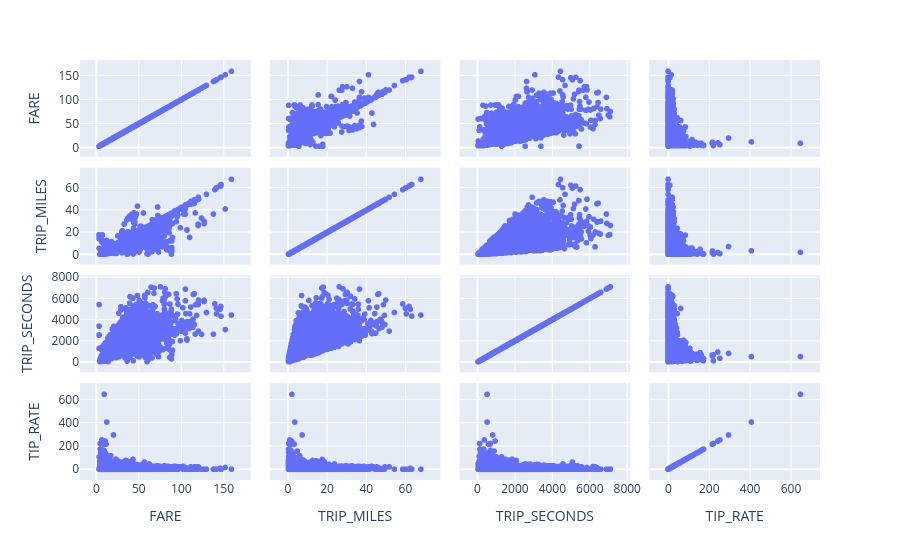

Notebook code for this chart:
### Code cell
px.scatter_matrix(training_df, dimensions = ["FARE","TRIP_MILES","TRIP_SECONDS","TIP_RATE"])

### Figure 1 — Plotly figure (JSON) as saved in the notebook; plotly's stock layout.template omitted (floating-point values rounded to 4 significant figures; data arrays with more than 128 entries replaced by an {"elided": "..."} marker saying what was removed)
{"data": [{"dimensions": [{"axis": {"matches": true}, "label": "FARE", "values": {"elided": "31694 float values"}}, {"axis": {"matches": true}, "label": "TRIP_MILES", "values": {"elided": "31694 float values"}}, {"axis": {"matches": true}, "label": "TRIP_SECONDS", "values": {"elided": "31694 int values"}}, {"axis": {"matches": true}, "label": "TIP_RATE", "values": {"elided": "31694 float values"}}], "hovertemplate": "%{xaxis.title.text}=%{x}<br>%{yaxis.title.text}=%{y}<extra></extra>", "legendgroup": "", "marker": {"color": "#636efa", "symbol": "circle"}, "name": "", "showlegend": false, "type": "splom"}], "layout": {"dragmode": "select", "legend": {"tracegroupgap": 0}, "margin": {"t": 60}}}
